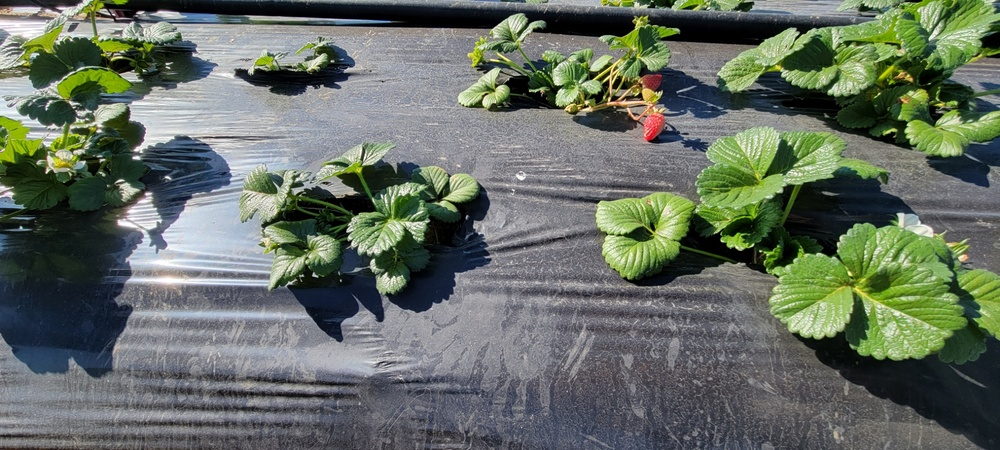
#> input picture Strawberry Test.jpg, 1000 x 450 px, shrunk from 1988 x 895 before the run, found by its file name
$ python 'Basic Strab Detect.py'
#> lines starting #> are read from the running program, lines starting #| are printed output that depends on the picture; after the words box and inside, x2 and y2 are one past the last pixel; in counts of white or black regions, pixels touching at a corner belong together
import cv2
import numpy as np

MAX_OBJ = 100

#Read in Image
im = cv2.imread('Strawberry Test.jpg')
#> im is the input picture: shape (450, 1000, 3); mean B, G, R 98.8, 110.1, 101.3

#Convert to Grayscale
gray = cv2.cvtColor(im, cv2.COLOR_BGR2GRAY)
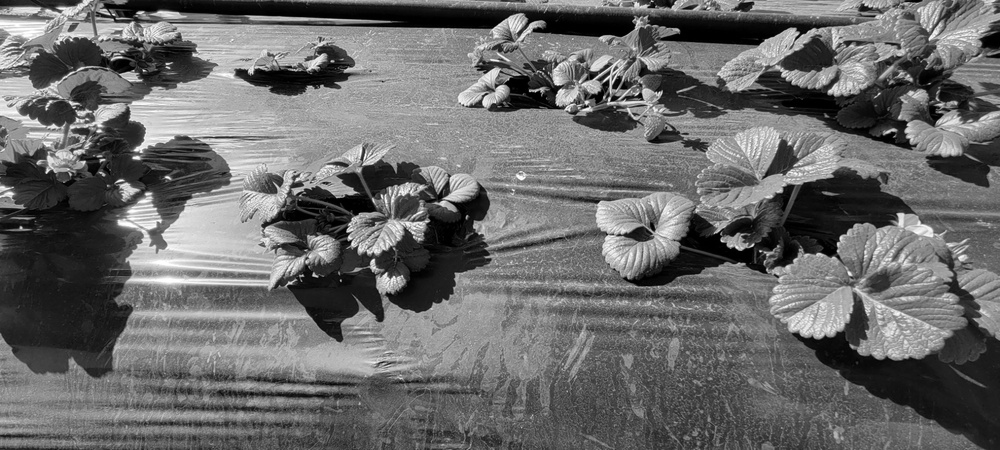
#> gray: shape (450, 1000); min 0, max 255, mean 106.2

#test1 = np.array([1, 2, 3, 4, 5, 6, 7, 8])
#test2 = np.array([5,5,5,5,5,5,5,5])
#testr = (test1 > test2)*1.0

#Threshold the image for strawbs
im_Red= (im[:,:,2] > (2.0*np.maximum(im[:,:,0],im[:,:,1])))*1.0
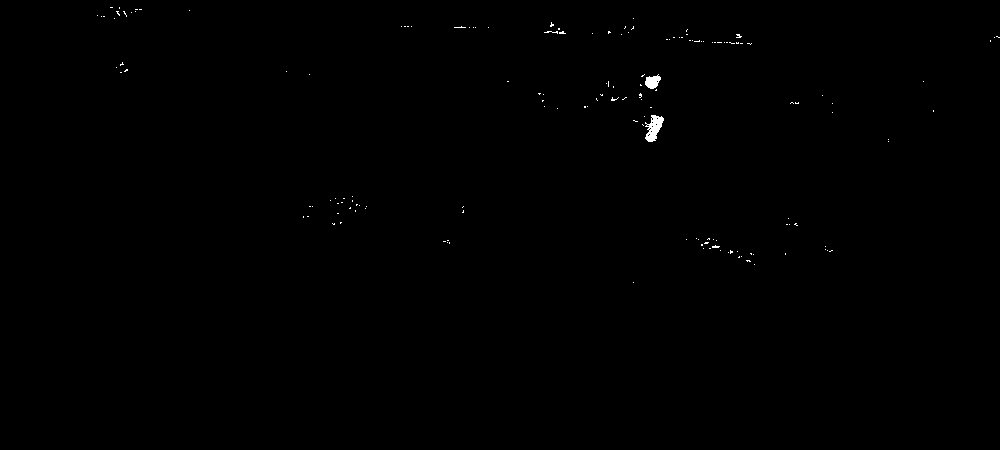
#> im_Red: shape (450, 1000) float64; values 0 (black) and 1 (white), 0.2% white; 156 white regions (154 under 20 px), largest, box (x1, y1, x2, y2) and area: (645, 115, 664, 142) 294, (645, 74, 661, 89) 156
#cv2.threshold (im[:,:,2], im_Red, , maxval, type)


#Closing to remove noise
iter = 3
kern = cv2.getStructuringElement(cv2.MORPH_RECT, [2,2])
im_Red = cv2.dilate(im_Red,kern,iterations=iter)
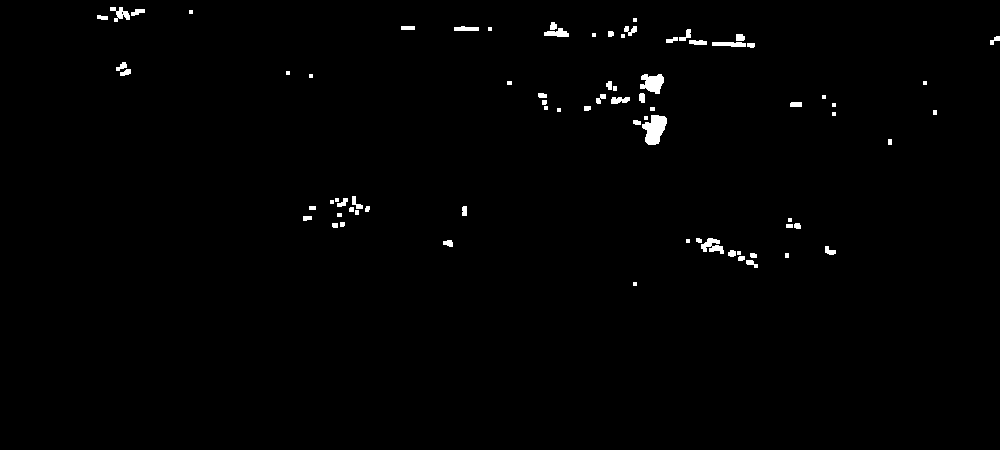
#> im_Red: shape (450, 1000) float64; values 0 (black) and 1 (white), 0.89% white; 76 white regions (20 under 20 px), largest, box (x1, y1, x2, y2) and area: (642, 115, 667, 145) 496, (640, 74, 664, 94) 333, (701, 238, 724, 254) 209
im_Red = cv2.erode(im_Red,kern,iterations=iter)
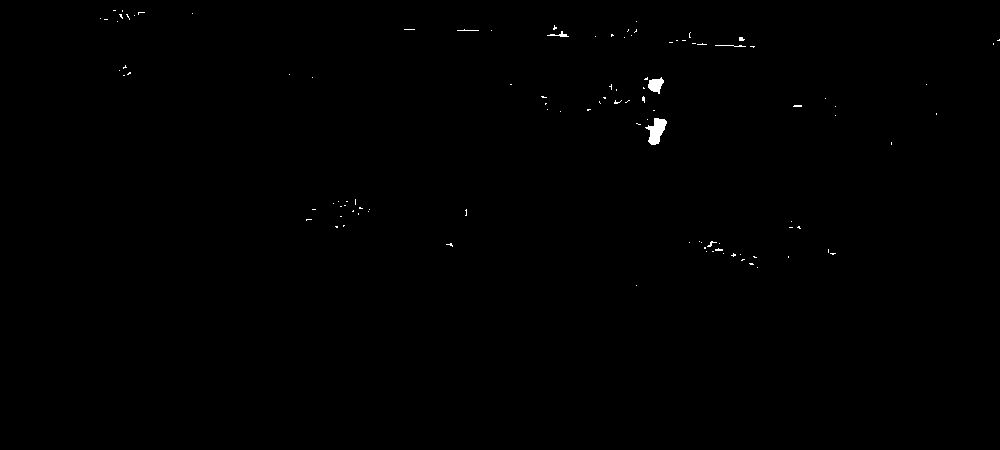
#> im_Red: shape (450, 1000) float64; values 0 (black) and 1 (white), 0.24% white; 107 white regions (101 under 20 px), largest, box (x1, y1, x2, y2) and area: (645, 118, 667, 145) 331, (648, 77, 664, 94) 169, (547, 31, 569, 37) 48, (715, 45, 746, 47) 34, (457, 29, 479, 31) 23, (707, 241, 717, 247) 21
im_Red = cv2.erode(im_Red,kern,iterations=iter)
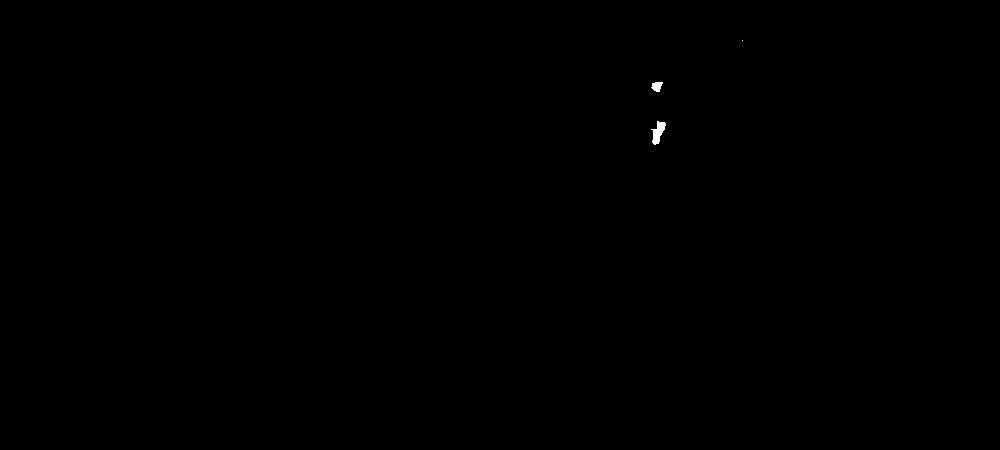
#> im_Red: shape (450, 1000) float64; values 0 (black) and 1 (white), 0.06% white; 3 white regions (1 under 20 px), largest, box (x1, y1, x2, y2) and area: (651, 121, 666, 145) 191, (651, 82, 663, 92) 84
im_OC = cv2.dilate(im_Red,kern,iterations=iter)
#> im_OC: shape (450, 1000) float64; values 0 (black) and 1 (white), 0.11% white; 3 white regions (1 under 20 px), largest, box (x1, y1, x2, y2) and area: (651, 121, 669, 148) 320, (651, 82, 666, 95) 159

#Image Segmentation
im_OC = np.uint8(im_OC*255)
ret, markers = cv2.connectedComponents(im_OC)
#> markers: shape (450, 1000) int32; 4 distinct labels, from 0 to 3
#> ret = 4
#gray = cv2.applyColorMap(markers, cv2.COLORMAP_JET)

#
i=1
label = 1
im_seg = [None]*MAX_OBJ
while(1):
    seg = (markers == label)*255.0
    if sum(sum(seg)) == 0:
        break
    elif sum(sum(seg)) > 100*255:
        im_seg[i-1] = np.uint8(seg)
        i = i+1
    label = label+1
#> seg: shape (450, 1000) float64; every value is 0
#> after the loop, i = 3; im_seg = 100 items; label = 4

i = i-2
#> i = 1

#Show
cv2.imshow('image',im)
cv2.imshow('Thres',im_OC)
cv2.waitKey()
while(i >= 0):
    cv2.imshow("Object: "+str(i), im_seg[i])
    i = i-1
#> i = 0
    cv2.waitKey()

cv2.waitKey()
